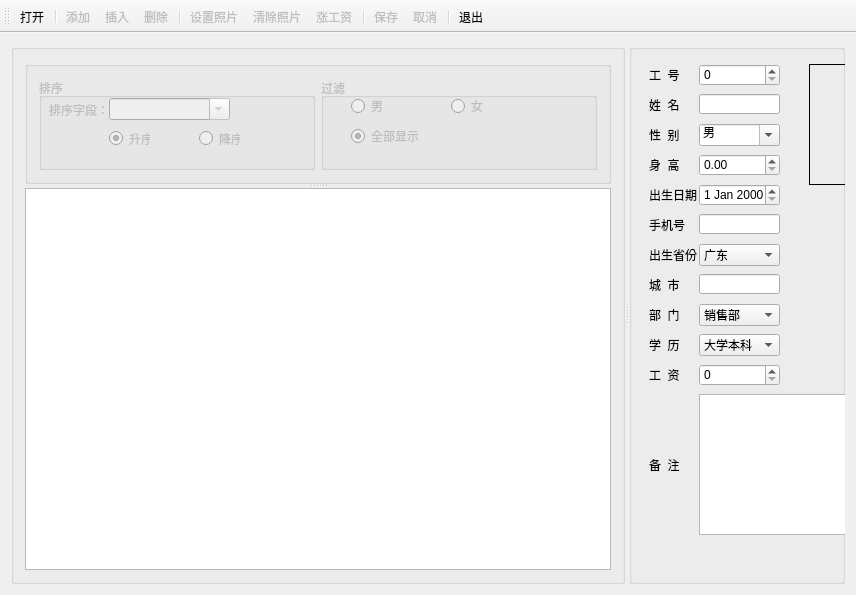
<?xml version="1.0" encoding="UTF-8"?>
<ui version="4.0">
 <class>QSqlTableModelDemoClass</class>
 <widget class="QMainWindow" name="QSqlTableModelDemoClass">
  <property name="geometry">
   <rect>
    <x>0</x>
    <y>0</y>
    <width>856</width>
    <height>595</height>
   </rect>
  </property>
  <property name="windowTitle">
   <string>QSqlTabelModelDemo</string>
  </property>
  <widget class="QWidget" name="centralWidget">
   <layout class="QHBoxLayout" name="horizontalLayout">
    <item>
     <widget class="QSplitter" name="splitter_2">
      <property name="orientation">
       <enum>Qt::Horizontal</enum>
      </property>
      <widget class="QGroupBox" name="groupBox">
       <property name="sizePolicy">
        <sizepolicy hsizetype="Preferred" vsizetype="Preferred">
         <horstretch>0</horstretch>
         <verstretch>0</verstretch>
        </sizepolicy>
       </property>
       <property name="maximumSize">
        <size>
         <width>16777215</width>
         <height>16777215</height>
        </size>
       </property>
       <property name="title">
        <string/>
       </property>
       <layout class="QVBoxLayout" name="verticalLayout">
        <item>
         <widget class="QSplitter" name="splitter">
          <property name="orientation">
           <enum>Qt::Vertical</enum>
          </property>
          <widget class="QGroupBox" name="groupBox_5">
           <property name="sizePolicy">
            <sizepolicy hsizetype="Preferred" vsizetype="Minimum">
             <horstretch>0</horstretch>
             <verstretch>0</verstretch>
            </sizepolicy>
           </property>
           <property name="minimumSize">
            <size>
             <width>0</width>
             <height>100</height>
            </size>
           </property>
           <property name="maximumSize">
            <size>
             <width>16777215</width>
             <height>16777215</height>
            </size>
           </property>
           <property name="baseSize">
            <size>
             <width>0</width>
             <height>0</height>
            </size>
           </property>
           <property name="title">
            <string/>
           </property>
           <layout class="QHBoxLayout" name="horizontalLayout_2">
            <item>
             <widget class="QGroupBox" name="groupBox_Sort">
              <property name="enabled">
               <bool>false</bool>
              </property>
              <property name="title">
               <string>排序</string>
              </property>
              <widget class="QLabel" name="label">
               <property name="geometry">
                <rect>
                 <x>10</x>
                 <y>22</y>
                 <width>61</width>
                 <height>20</height>
                </rect>
               </property>
               <property name="text">
                <string>排序字段：</string>
               </property>
              </widget>
              <widget class="QComboBox" name="cbSort">
               <property name="geometry">
                <rect>
                 <x>70</x>
                 <y>20</y>
                 <width>121</width>
                 <height>22</height>
                </rect>
               </property>
               <property name="editable">
                <bool>true</bool>
               </property>
              </widget>
              <widget class="QRadioButton" name="rbAsc">
               <property name="geometry">
                <rect>
                 <x>70</x>
                 <y>50</y>
                 <width>41</width>
                 <height>21</height>
                </rect>
               </property>
               <property name="text">
                <string>升序</string>
               </property>
               <property name="checked">
                <bool>true</bool>
               </property>
              </widget>
              <widget class="QRadioButton" name="rbDesc">
               <property name="geometry">
                <rect>
                 <x>160</x>
                 <y>50</y>
                 <width>41</width>
                 <height>21</height>
                </rect>
               </property>
               <property name="text">
                <string>降序</string>
               </property>
              </widget>
             </widget>
            </item>
            <item>
             <widget class="QGroupBox" name="groupBox_Filter">
              <property name="enabled">
               <bool>false</bool>
              </property>
              <property name="title">
               <string>过滤</string>
              </property>
              <widget class="QRadioButton" name="rbBoy">
               <property name="geometry">
                <rect>
                 <x>30</x>
                 <y>20</y>
                 <width>41</width>
                 <height>16</height>
                </rect>
               </property>
               <property name="text">
                <string>男</string>
               </property>
              </widget>
              <widget class="QRadioButton" name="rbGril">
               <property name="geometry">
                <rect>
                 <x>130</x>
                 <y>20</y>
                 <width>41</width>
                 <height>16</height>
                </rect>
               </property>
               <property name="text">
                <string>女</string>
               </property>
              </widget>
              <widget class="QRadioButton" name="rbBoyAndGril">
               <property name="geometry">
                <rect>
                 <x>30</x>
                 <y>50</y>
                 <width>91</width>
                 <height>16</height>
                </rect>
               </property>
               <property name="text">
                <string>全部显示</string>
               </property>
               <property name="checked">
                <bool>true</bool>
               </property>
              </widget>
             </widget>
            </item>
           </layout>
          </widget>
          <widget class="QTableView" name="tv"/>
         </widget>
        </item>
       </layout>
      </widget>
      <widget class="QGroupBox" name="groupBox_2">
       <property name="title">
        <string/>
       </property>
       <widget class="QLabel" name="label_2">
        <property name="geometry">
         <rect>
          <x>20</x>
          <y>20</y>
          <width>41</width>
          <height>21</height>
         </rect>
        </property>
        <property name="text">
         <string>工  号</string>
        </property>
       </widget>
       <widget class="QSpinBox" name="sbEmpNo">
        <property name="geometry">
         <rect>
          <x>70</x>
          <y>20</y>
          <width>81</width>
          <height>22</height>
         </rect>
        </property>
       </widget>
       <widget class="QLineEdit" name="txtName">
        <property name="geometry">
         <rect>
          <x>70</x>
          <y>50</y>
          <width>81</width>
          <height>20</height>
         </rect>
        </property>
       </widget>
       <widget class="QLabel" name="label_3">
        <property name="geometry">
         <rect>
          <x>20</x>
          <y>50</y>
          <width>41</width>
          <height>21</height>
         </rect>
        </property>
        <property name="text">
         <string>姓  名</string>
        </property>
       </widget>
       <widget class="QComboBox" name="cbSex">
        <property name="geometry">
         <rect>
          <x>70</x>
          <y>80</y>
          <width>81</width>
          <height>22</height>
         </rect>
        </property>
        <property name="editable">
         <bool>true</bool>
        </property>
        <item>
         <property name="text">
          <string>男</string>
         </property>
        </item>
        <item>
         <property name="text">
          <string>女</string>
         </property>
        </item>
       </widget>
       <widget class="QLabel" name="label_4">
        <property name="geometry">
         <rect>
          <x>20</x>
          <y>80</y>
          <width>41</width>
          <height>21</height>
         </rect>
        </property>
        <property name="text">
         <string>性  别</string>
        </property>
       </widget>
       <widget class="QLabel" name="label_5">
        <property name="geometry">
         <rect>
          <x>20</x>
          <y>110</y>
          <width>41</width>
          <height>21</height>
         </rect>
        </property>
        <property name="text">
         <string>身  高</string>
        </property>
       </widget>
       <widget class="QDateEdit" name="dtBirthday">
        <property name="geometry">
         <rect>
          <x>70</x>
          <y>140</y>
          <width>81</width>
          <height>22</height>
         </rect>
        </property>
       </widget>
       <widget class="QLabel" name="label_6">
        <property name="geometry">
         <rect>
          <x>20</x>
          <y>140</y>
          <width>51</width>
          <height>21</height>
         </rect>
        </property>
        <property name="text">
         <string>出生日期</string>
        </property>
       </widget>
       <widget class="QLabel" name="label_7">
        <property name="geometry">
         <rect>
          <x>20</x>
          <y>170</y>
          <width>41</width>
          <height>21</height>
         </rect>
        </property>
        <property name="text">
         <string>手机号</string>
        </property>
       </widget>
       <widget class="QLineEdit" name="txtMobile">
        <property name="geometry">
         <rect>
          <x>70</x>
          <y>170</y>
          <width>81</width>
          <height>20</height>
         </rect>
        </property>
       </widget>
       <widget class="QComboBox" name="cbProv">
        <property name="geometry">
         <rect>
          <x>70</x>
          <y>200</y>
          <width>81</width>
          <height>22</height>
         </rect>
        </property>
        <item>
         <property name="text">
          <string>广东</string>
         </property>
        </item>
        <item>
         <property name="text">
          <string>广西</string>
         </property>
        </item>
        <item>
         <property name="text">
          <string>山东</string>
         </property>
        </item>
        <item>
         <property name="text">
          <string>山西</string>
         </property>
        </item>
        <item>
         <property name="text">
          <string>河南</string>
         </property>
        </item>
        <item>
         <property name="text">
          <string>河北</string>
         </property>
        </item>
        <item>
         <property name="text">
          <string>湖南</string>
         </property>
        </item>
        <item>
         <property name="text">
          <string>湖北</string>
         </property>
        </item>
        <item>
         <property name="text">
          <string>海南</string>
         </property>
        </item>
        <item>
         <property name="text">
          <string>西藏</string>
         </property>
        </item>
        <item>
         <property name="text">
          <string>云南</string>
         </property>
        </item>
        <item>
         <property name="text">
          <string>四川</string>
         </property>
        </item>
        <item>
         <property name="text">
          <string>贵州</string>
         </property>
        </item>
        <item>
         <property name="text">
          <string>安徽</string>
         </property>
        </item>
        <item>
         <property name="text">
          <string>江苏</string>
         </property>
        </item>
        <item>
         <property name="text">
          <string>浙江</string>
         </property>
        </item>
        <item>
         <property name="text">
          <string>宁夏</string>
         </property>
        </item>
        <item>
         <property name="text">
          <string>新疆</string>
         </property>
        </item>
        <item>
         <property name="text">
          <string>内蒙</string>
         </property>
        </item>
        <item>
         <property name="text">
          <string>黑龙江</string>
         </property>
        </item>
        <item>
         <property name="text">
          <string>辽宁</string>
         </property>
        </item>
        <item>
         <property name="text">
          <string>吉林</string>
         </property>
        </item>
        <item>
         <property name="text">
          <string>江西</string>
         </property>
        </item>
        <item>
         <property name="text">
          <string>山西</string>
         </property>
        </item>
        <item>
         <property name="text">
          <string>福建</string>
         </property>
        </item>
        <item>
         <property name="text">
          <string>陕西</string>
         </property>
        </item>
        <item>
         <property name="text">
          <string>甘肃</string>
         </property>
        </item>
        <item>
         <property name="text">
          <string>青海</string>
         </property>
        </item>
        <item>
         <property name="text">
          <string>台湾</string>
         </property>
        </item>
       </widget>
       <widget class="QLabel" name="label_8">
        <property name="geometry">
         <rect>
          <x>20</x>
          <y>200</y>
          <width>51</width>
          <height>21</height>
         </rect>
        </property>
        <property name="text">
         <string>出生省份</string>
        </property>
       </widget>
       <widget class="QLineEdit" name="txtCity">
        <property name="geometry">
         <rect>
          <x>70</x>
          <y>230</y>
          <width>81</width>
          <height>20</height>
         </rect>
        </property>
       </widget>
       <widget class="QLabel" name="label_9">
        <property name="geometry">
         <rect>
          <x>20</x>
          <y>230</y>
          <width>41</width>
          <height>21</height>
         </rect>
        </property>
        <property name="text">
         <string>城  市</string>
        </property>
       </widget>
       <widget class="QComboBox" name="cbPartment">
        <property name="geometry">
         <rect>
          <x>70</x>
          <y>260</y>
          <width>81</width>
          <height>22</height>
         </rect>
        </property>
        <item>
         <property name="text">
          <string>销售部</string>
         </property>
        </item>
        <item>
         <property name="text">
          <string>技术部</string>
         </property>
        </item>
        <item>
         <property name="text">
          <string>后勤部</string>
         </property>
        </item>
        <item>
         <property name="text">
          <string>账务部</string>
         </property>
        </item>
       </widget>
       <widget class="QLabel" name="label_10">
        <property name="geometry">
         <rect>
          <x>20</x>
          <y>260</y>
          <width>41</width>
          <height>21</height>
         </rect>
        </property>
        <property name="text">
         <string>部  门</string>
        </property>
       </widget>
       <widget class="QComboBox" name="cbEducation">
        <property name="geometry">
         <rect>
          <x>70</x>
          <y>290</y>
          <width>81</width>
          <height>22</height>
         </rect>
        </property>
        <item>
         <property name="text">
          <string>大学本科</string>
         </property>
        </item>
        <item>
         <property name="text">
          <string>大学专科</string>
         </property>
        </item>
        <item>
         <property name="text">
          <string>研究生</string>
         </property>
        </item>
       </widget>
       <widget class="QLabel" name="label_11">
        <property name="geometry">
         <rect>
          <x>20</x>
          <y>290</y>
          <width>41</width>
          <height>21</height>
         </rect>
        </property>
        <property name="text">
         <string>学  历</string>
        </property>
       </widget>
       <widget class="QSpinBox" name="sbSalary">
        <property name="geometry">
         <rect>
          <x>70</x>
          <y>320</y>
          <width>81</width>
          <height>22</height>
         </rect>
        </property>
        <property name="maximum">
         <number>10000000</number>
        </property>
       </widget>
       <widget class="QLabel" name="label_12">
        <property name="geometry">
         <rect>
          <x>20</x>
          <y>320</y>
          <width>41</width>
          <height>21</height>
         </rect>
        </property>
        <property name="text">
         <string>工  资</string>
        </property>
       </widget>
       <widget class="QLabel" name="label_13">
        <property name="geometry">
         <rect>
          <x>20</x>
          <y>410</y>
          <width>41</width>
          <height>21</height>
         </rect>
        </property>
        <property name="text">
         <string>备  注</string>
        </property>
       </widget>
       <widget class="QPlainTextEdit" name="ptMemo">
        <property name="geometry">
         <rect>
          <x>70</x>
          <y>350</y>
          <width>211</width>
          <height>141</height>
         </rect>
        </property>
       </widget>
       <widget class="QLabel" name="labPhoto">
        <property name="geometry">
         <rect>
          <x>180</x>
          <y>20</y>
          <width>111</width>
          <height>121</height>
         </rect>
        </property>
        <property name="frameShape">
         <enum>QFrame::Box</enum>
        </property>
        <property name="text">
         <string/>
        </property>
       </widget>
       <widget class="QDoubleSpinBox" name="sbHeight">
        <property name="geometry">
         <rect>
          <x>70</x>
          <y>110</y>
          <width>81</width>
          <height>22</height>
         </rect>
        </property>
       </widget>
      </widget>
     </widget>
    </item>
   </layout>
  </widget>
  <widget class="QToolBar" name="mainToolBar">
   <property name="toolButtonStyle">
    <enum>Qt::ToolButtonTextUnderIcon</enum>
   </property>
   <attribute name="toolBarArea">
    <enum>TopToolBarArea</enum>
   </attribute>
   <attribute name="toolBarBreak">
    <bool>false</bool>
   </attribute>
   <addaction name="actOpen"/>
   <addaction name="separator"/>
   <addaction name="actAdd"/>
   <addaction name="actInsert"/>
   <addaction name="actDelete"/>
   <addaction name="separator"/>
   <addaction name="actSetImage"/>
   <addaction name="actClearImage"/>
   <addaction name="actAddSalary"/>
   <addaction name="separator"/>
   <addaction name="actSave"/>
   <addaction name="actCancel"/>
   <addaction name="separator"/>
   <addaction name="actQuit"/>
  </widget>
  <action name="actOpen">
   <property name="icon">
    <iconset resource="QSqlTableModelDemo.qrc">
     <normaloff>:/QSqlTabelModelDemo/Resources/MYSL.ICO</normaloff>:/QSqlTabelModelDemo/Resources/MYSL.ICO</iconset>
   </property>
   <property name="text">
    <string>打开</string>
   </property>
  </action>
  <action name="actAdd">
   <property name="enabled">
    <bool>false</bool>
   </property>
   <property name="icon">
    <iconset resource="QSqlTableModelDemo.qrc">
     <normaloff>:/QSqlTabelModelDemo/Resources/POSTITL.ICO</normaloff>:/QSqlTabelModelDemo/Resources/POSTITL.ICO</iconset>
   </property>
   <property name="text">
    <string>添加</string>
   </property>
  </action>
  <action name="actInsert">
   <property name="enabled">
    <bool>false</bool>
   </property>
   <property name="icon">
    <iconset resource="QSqlTableModelDemo.qrc">
     <normaloff>:/QSqlTabelModelDemo/Resources/NOTEL.ICO</normaloff>:/QSqlTabelModelDemo/Resources/NOTEL.ICO</iconset>
   </property>
   <property name="text">
    <string>插入</string>
   </property>
  </action>
  <action name="actDelete">
   <property name="enabled">
    <bool>false</bool>
   </property>
   <property name="icon">
    <iconset resource="QSqlTableModelDemo.qrc">
     <normaloff>:/QSqlTabelModelDemo/Resources/CNFNOT.ICO</normaloff>:/QSqlTabelModelDemo/Resources/CNFNOT.ICO</iconset>
   </property>
   <property name="text">
    <string>删除</string>
   </property>
  </action>
  <action name="actSetImage">
   <property name="enabled">
    <bool>false</bool>
   </property>
   <property name="icon">
    <iconset resource="QSqlTableModelDemo.qrc">
     <normaloff>:/QSqlTabelModelDemo/Resources/MSN.ICO</normaloff>:/QSqlTabelModelDemo/Resources/MSN.ICO</iconset>
   </property>
   <property name="text">
    <string>设置照片</string>
   </property>
  </action>
  <action name="actClearImage">
   <property name="enabled">
    <bool>false</bool>
   </property>
   <property name="icon">
    <iconset resource="QSqlTableModelDemo.qrc">
     <normaloff>:/QSqlTabelModelDemo/Resources/DISTLSTL.ICO</normaloff>:/QSqlTabelModelDemo/Resources/DISTLSTL.ICO</iconset>
   </property>
   <property name="text">
    <string>清除照片</string>
   </property>
  </action>
  <action name="actAddSalary">
   <property name="enabled">
    <bool>false</bool>
   </property>
   <property name="icon">
    <iconset resource="QSqlTableModelDemo.qrc">
     <normaloff>:/QSqlTabelModelDemo/Resources/SIGNL.ICO</normaloff>:/QSqlTabelModelDemo/Resources/SIGNL.ICO</iconset>
   </property>
   <property name="text">
    <string>涨工资</string>
   </property>
  </action>
  <action name="actSave">
   <property name="enabled">
    <bool>false</bool>
   </property>
   <property name="icon">
    <iconset resource="QSqlTableModelDemo.qrc">
     <normaloff>:/QSqlTabelModelDemo/Resources/FOLDER.ICO</normaloff>:/QSqlTabelModelDemo/Resources/FOLDER.ICO</iconset>
   </property>
   <property name="text">
    <string>保存</string>
   </property>
  </action>
  <action name="actCancel">
   <property name="enabled">
    <bool>false</bool>
   </property>
   <property name="icon">
    <iconset resource="QSqlTableModelDemo.qrc">
     <normaloff>:/QSqlTabelModelDemo/Resources/EXITEML.ICO</normaloff>:/QSqlTabelModelDemo/Resources/EXITEML.ICO</iconset>
   </property>
   <property name="text">
    <string>取消</string>
   </property>
  </action>
  <action name="actQuit">
   <property name="icon">
    <iconset resource="QSqlTableModelDemo.qrc">
     <normaloff>:/QSqlTabelModelDemo/Resources/OOFL.ICO</normaloff>:/QSqlTabelModelDemo/Resources/OOFL.ICO</iconset>
   </property>
   <property name="text">
    <string>退出</string>
   </property>
  </action>
 </widget>
 <layoutdefault spacing="6" margin="11"/>
 <resources>
  <include location="QSqlTableModelDemo.qrc"/>
 </resources>
 <connections>
  <connection>
   <sender>actQuit</sender>
   <signal>triggered()</signal>
   <receiver>QSqlTableModelDemoClass</receiver>
   <slot>close()</slot>
   <hints>
    <hint type="sourcelabel">
     <x>-1</x>
     <y>-1</y>
    </hint>
    <hint type="destinationlabel">
     <x>427</x>
     <y>297</y>
    </hint>
   </hints>
  </connection>
 </connections>
</ui>
